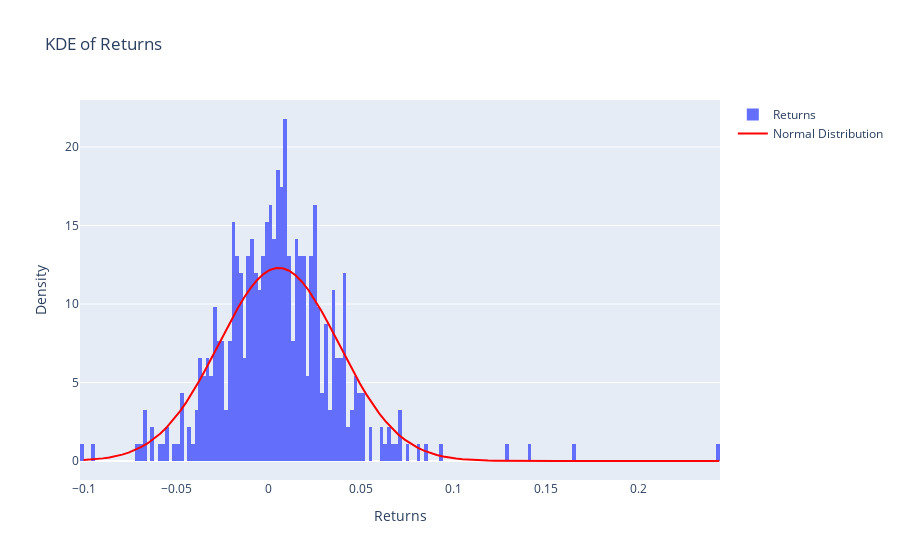

The code cell stored with this chart in its notebook:
### Code cell
# kde plot of returns
fig3 = go.Figure()
fig3.add_trace(go.Histogram(x=nvdf['Returns'].dropna(), nbinsx=200, name='Returns', histnorm='probability density'))
fig3.update_layout(title='KDE of Returns', xaxis_title='Returns', yaxis_title='Density')
# plot normal curve
x = np.linspace(nvdf['Returns'].min(), nvdf['Returns'].max(), 100)
y = (1 / (std_return * np.sqrt(2 * np.pi))) * np.exp(-0.5 * ((x - mean_return) / std_return) ** 2)
fig3.add_trace(go.Scatter(x=x, y=y, mode='lines', name='Normal Distribution', line=dict(color='red')))

# Show the plot
fig3.show()
